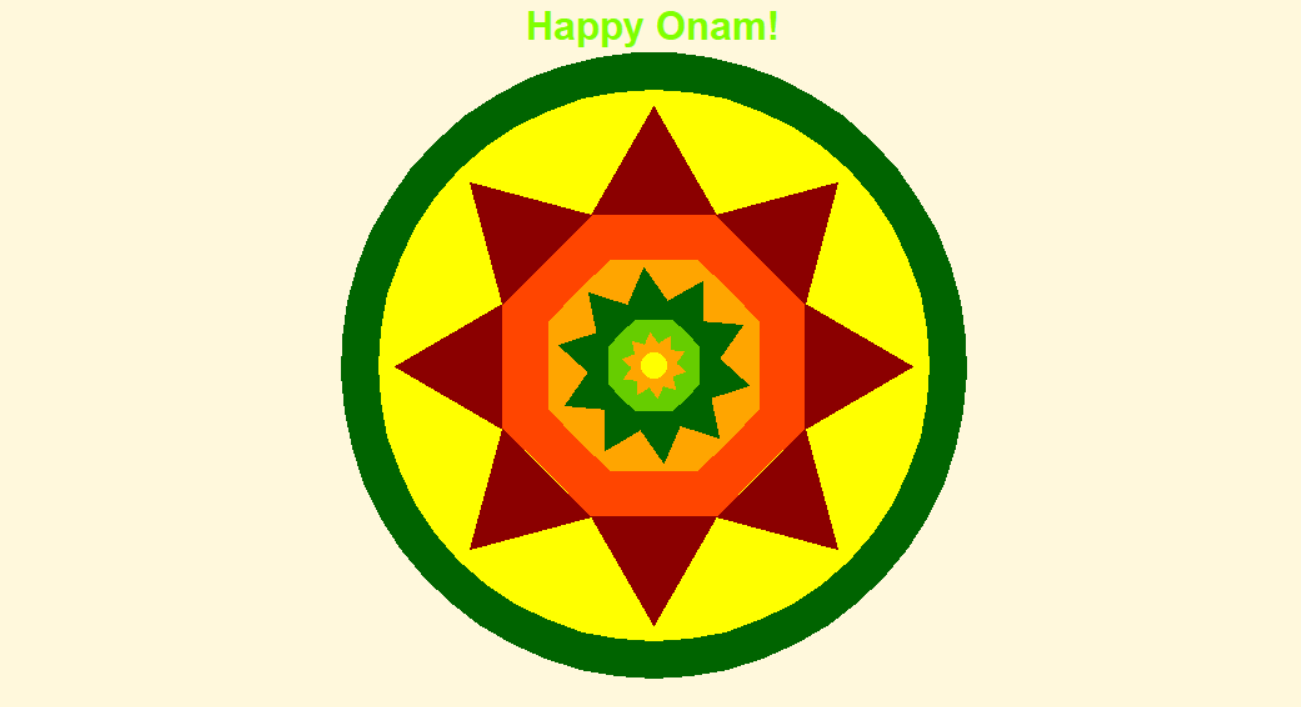

Write the Python code that produced this figure.
import turtle             
my_window = turtle.Screen() 
my_window.bgcolor("cornsilk")
       # creates a graphics window
my_pen = turtle.Turtle()
my_pen.speed(15)   
my_pen.up()
my_pen.goto(0, 253)   # move to bottom center
my_pen.down()
my_pen.color("chartreuse")
my_pen.write("Happy Onam!", align="center", font=("Arial", 24, "bold"))
my_pen.up()
my_pen.goto(0,-250)
my_pen.down()
my_pen.color('darkgreen')
my_pen.begin_fill()
my_pen.circle(250)
my_pen.end_fill()

my_pen.goto(0,-220)
my_pen.color('yellow')
my_pen.begin_fill()
my_pen.circle(220)
my_pen.end_fill()
side=8
length=50
angle=360/8
my_pen.goto(0,0)

for j in range(8):
 my_pen.begin_fill()  
 my_pen.right(360/8)
 my_pen.color('orangered')
 for i in range(side):
    my_pen.forward(length)
    my_pen.left(angle)
 my_pen.end_fill()

for j in range(8):
 my_pen.begin_fill()  
 my_pen.right(360/8)
 my_pen.color('orange')
 for i in range(side):
    my_pen.forward(35)
    my_pen.left(angle)
 my_pen.end_fill()



my_pen.up()
my_pen.left(90)
my_pen.forward(120)
my_pen.left(90)
my_pen.forward(50)
my_pen.left(360/8)
my_pen.down()
my_pen.color('darkred')
my_pen.begin_fill()
my_pen.forward(100)
my_pen.right(120)
my_pen.forward(100)
my_pen.right(120)
my_pen.forward(100)
my_pen.end_fill()
for i in range(7):
	my_pen.begin_fill()
	my_pen.left(75)
	my_pen.forward(100)
	my_pen.right(120)
	my_pen.forward(100)
	my_pen.end_fill()
my_pen.up()
my_pen.goto(0,0)
my_pen.down()
my_pen.left(60)

print(my_pen.xcor())
print(my_pen.ycor())


for j in range(10):
    for i in range(2):
       my_pen.color('darkgreen')
       my_pen.begin_fill()
       my_pen.forward(45)
       my_pen.right(60)
       my_pen.forward(45)
       my_pen.right(120)
       my_pen.end_fill()
    my_pen.right(36)
for j in range(8):
 my_pen.begin_fill()  
 my_pen.right(360/8)
 my_pen.color('chartreuse3')
 for i in range(side):
    my_pen.forward(15)
    my_pen.left(angle)
 my_pen.end_fill()
for j in range(10):
    for i in range(2):
       my_pen.color('orange')
       my_pen.begin_fill()
       my_pen.forward(15)
       my_pen.right(60)
       my_pen.forward(15)
       my_pen.right(120)
       my_pen.end_fill()
    my_pen.right(36)
my_pen.color('yellow')
my_pen.shape('circle')
turtle.exitonclick()
